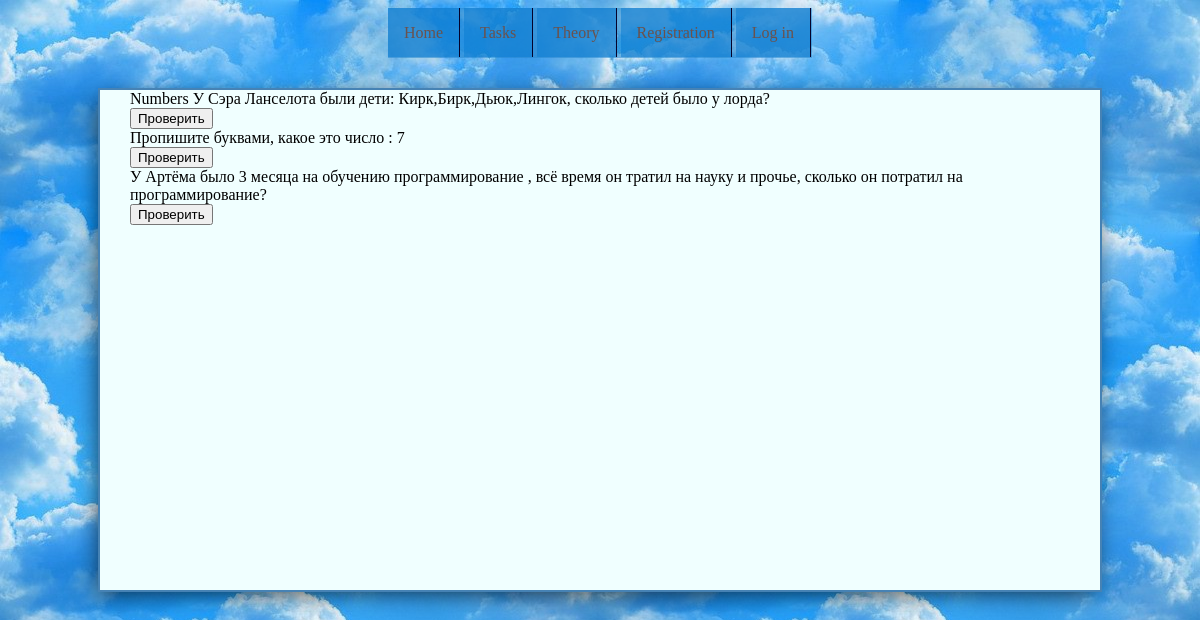
Screenshot of /tasks/numbers/ with the database file from the repository.
### Theory/models.py (models this page shows, shortened)
class MathTheory(models.Model):
    title = models.CharField(max_length=200)
    task = models.TextField(blank=True)
    image = models.ImageField(upload_to='theory_images',blank=True)
    slug = models.SlugField(blank=True)

### Tasks/models.py (models this page shows)
class MathTask(models.Model):
 Theor = models.ForeignKey(MathTheory,related_name='Теория')
 tasks = models.CharField(max_length=300)
 result = models.CharField(max_length=300)

### Tasks/views.py (the view)
# urls.py: url(r'^tasks/(?P<Tasks_name_slug>[\w\-]+)/$', Tasks, name='category'),
def Tasks(request,Tasks_name_slug):
    context_dict = {}
    try:
     theory = MathTheory.objects.get(slug = Tasks_name_slug)
     context_dict['theo_name']= MathTheory.title
     context_dict['Tasks_name_slug']=Tasks_name_slug
     task = MathTask.objects.filter(Theor=theory)
     context_dict['task'] = task
     context_dict['theo'] = theory
    except MathTheory.DoesNotExist:
     pass
    return render(request, 'Tasks/tasks.html', context_dict)

### templates/Tasks/Tasks.html
{% extends "base.html" %}
{% block body %}
    {% if theo %}
        {{ theo.title }}
        {% if task %}
            {% for tas in task %}
            {{ tas.tasks }}
            <form>
            <input type="submit" value="Проверить">
            </form>
            {% endfor %}
        {% else %}
        <p> У вас нет активных заданий из этой области</p>
        {% endif %}
    {% else %}
        <p>Страница не создана титульная</p>
    {% endif %}
{% endblock %}

### static/main.css (style rules this page uses)
body { background-image: url("fon.jpeg"); }

### rows the page displays
MathTheory: title "Numbers"
MathTask: tasks "У Сэра Ланселота были дети: Кирк,Бирк,Дьюк,Лингок, сколько детей было у лорда?"
MathTask: tasks "Пропишите буквами, какое это число : 7"
MathTask: tasks "У Артёма было 3 месяца на обучению программирование , всё время он тратил на науку и прочье, сколько он потратил на программирование?"
